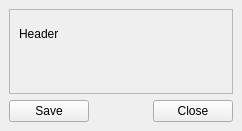
<?xml version="1.0" encoding="UTF-8"?>
<ui version="4.0">
 <class>TextListWindow</class>
 <widget class="QMainWindow" name="TextListWindow">
  <property name="geometry">
   <rect>
    <x>0</x>
    <y>0</y>
    <width>242</width>
    <height>131</height>
   </rect>
  </property>
  <property name="windowTitle">
   <string>MainWindow</string>
  </property>
  <widget class="QWidget" name="centralwidget">
   <layout class="QGridLayout" name="gridLayout">
    <item row="1" column="0">
     <widget class="QScrollArea" name="scrollArea">
      <property name="widgetResizable">
       <bool>true</bool>
      </property>
      <widget class="QWidget" name="scrollAreaWidgetContents">
       <property name="geometry">
        <rect>
         <x>0</x>
         <y>0</y>
         <width>222</width>
         <height>76</height>
        </rect>
       </property>
       <layout class="QGridLayout" name="gridLayout_2">
        <item row="1" column="0">
         <widget class="QLabel" name="textLabel">
          <property name="text">
           <string/>
          </property>
         </widget>
        </item>
        <item row="0" column="0">
         <widget class="QLabel" name="headerLabel">
          <property name="text">
           <string>Header</string>
          </property>
         </widget>
        </item>
       </layout>
      </widget>
     </widget>
    </item>
    <item row="2" column="0">
     <layout class="QHBoxLayout" name="horizontalLayout">
      <item>
       <widget class="QPushButton" name="savePushButton">
        <property name="text">
         <string>Save</string>
        </property>
       </widget>
      </item>
      <item>
       <spacer name="horizontalSpacer">
        <property name="orientation">
         <enum>Qt::Horizontal</enum>
        </property>
        <property name="sizeHint" stdset="0">
         <size>
          <width>40</width>
          <height>20</height>
         </size>
        </property>
       </spacer>
      </item>
      <item>
       <widget class="QPushButton" name="closePushButton">
        <property name="text">
         <string>Close</string>
        </property>
       </widget>
      </item>
     </layout>
    </item>
   </layout>
  </widget>
 </widget>
 <resources/>
 <connections/>
</ui>
